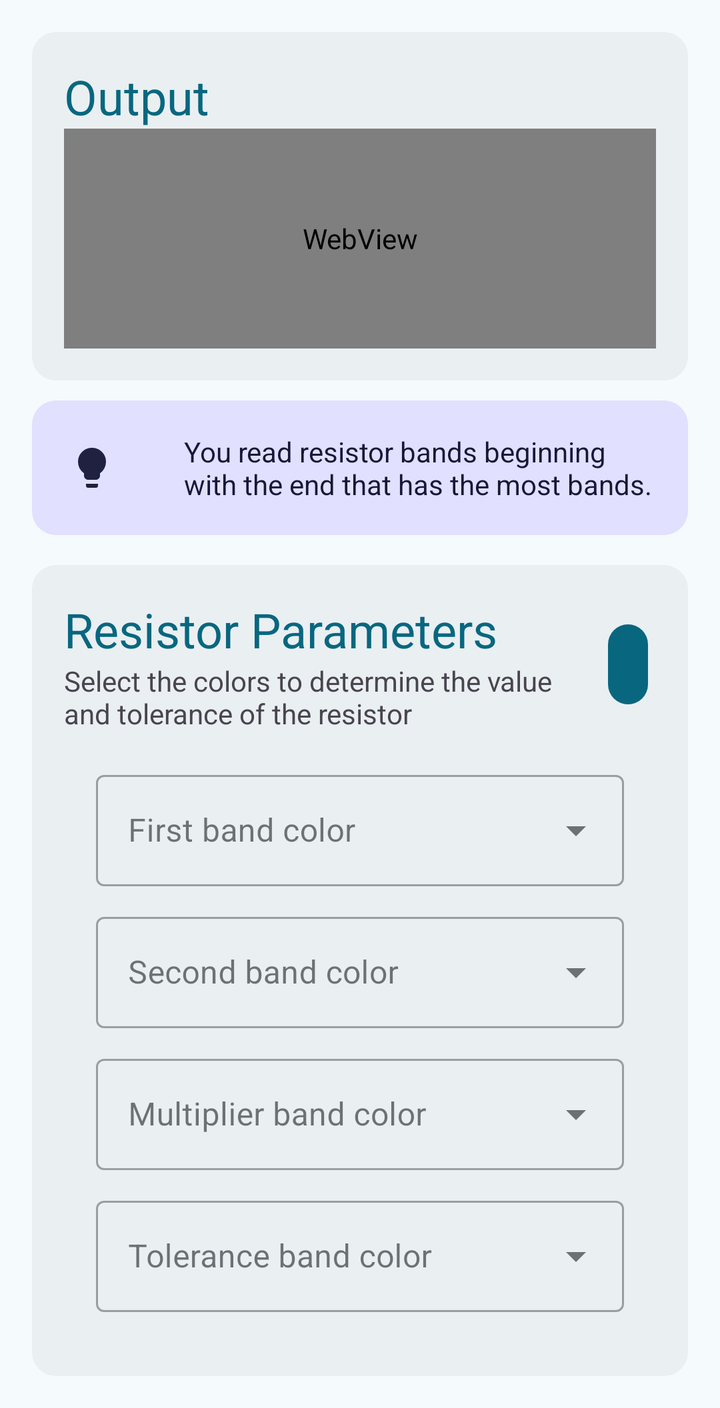
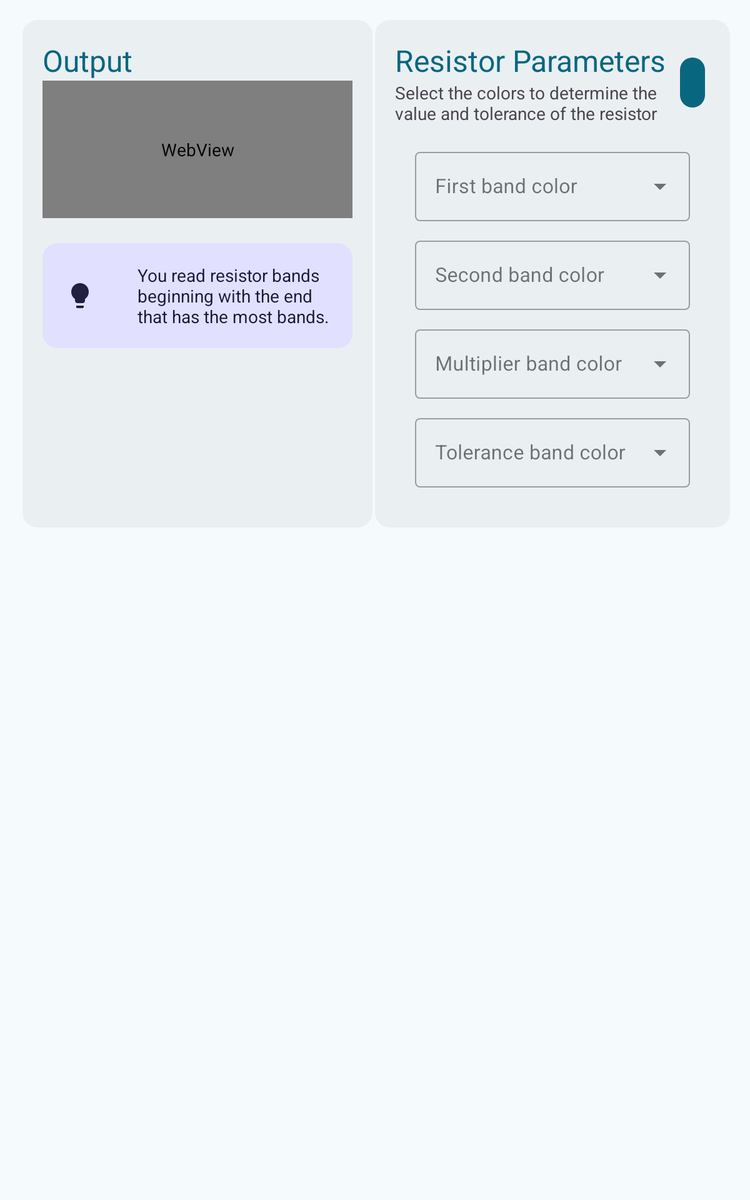

An Android layout and its configuration variant, each rendered on a device that would load it. The default file and the variant file are quoted in full after the pictures.
<!-- AndroidManifest.xml: application theme Theme.Resistorcolorcode -->
<!-- res/layout/fragment_four_bands.xml -->
<?xml version="1.0" encoding="utf-8"?>
<androidx.core.widget.NestedScrollView xmlns:android="http://schemas.android.com/apk/res/android"
    xmlns:app="http://schemas.android.com/apk/res-auto"
    xmlns:tools="http://schemas.android.com/tools"
    android:id="@+id/NestedScrollView"
    android:layout_width="match_parent"
    android:layout_height="match_parent"
    tools:context="com.rad.app.FragmentFourBand">

    <androidx.constraintlayout.widget.ConstraintLayout
        android:layout_width="match_parent"
        android:layout_height="match_parent"
        android:padding="16dp">

        <com.google.android.material.card.MaterialCardView
            android:id="@+id/CardView4BandResistor"
            android:layout_width="match_parent"
            android:layout_height="wrap_content"
            app:cardBackgroundColor="@color/md_theme_surfaceContainer"
            app:layout_constraintEnd_toEndOf="parent"
            app:layout_constraintStart_toStartOf="parent"
            app:layout_constraintTop_toTopOf="parent"
            app:strokeColor="@color/md_theme_surfaceContainer">

            <LinearLayout
                android:id="@+id/LinearLayoutContainer"
                android:layout_width="match_parent"
                android:layout_height="match_parent"
                android:orientation="vertical"
                android:padding="16dp">

                <TextView
                    android:id="@+id/TextViewOutput"
                    android:layout_width="match_parent"
                    android:layout_height="wrap_content"
                    android:text="@string/output_title"
                    android:textColor="@color/md_theme_primary"
                    android:textSize="24sp" />

                <WebView
                    android:id="@+id/WebView4BandsResistor"
                    android:layout_width="match_parent"
                    android:layout_height="110dp"
                    android:background="@android:color/transparent"
                    android:transitionName="shared_view" />

                <TextView
                    android:id="@+id/TextViewResult"
                    android:layout_width="match_parent"
                    android:layout_height="wrap_content"
                    android:gravity="center"
                    android:textSize="20sp"
                    android:visibility="gone"
                    tools:visibility="gone" />

            </LinearLayout>
        </com.google.android.material.card.MaterialCardView>

        <com.google.android.material.card.MaterialCardView
            android:id="@+id/CardViewTip"
            android:layout_width="match_parent"
            android:layout_height="match_parent"
            android:layout_marginTop="10dp"
            android:orientation="horizontal"
            app:cardBackgroundColor="@color/md_theme_tertiaryContainer"
            app:layout_constraintEnd_toEndOf="parent"
            app:layout_constraintStart_toStartOf="parent"
            app:layout_constraintTop_toBottomOf="@+id/CardView4BandResistor"
            app:strokeColor="@color/md_theme_tertiaryContainer">

            <LinearLayout
                android:layout_width="match_parent"
                android:layout_height="match_parent"
                android:orientation="horizontal"
                app:layout_constraintBottom_toTopOf="@+id/materialCardView"
                tools:layout_editor_absoluteX="16dp">

                <com.google.android.material.imageview.ShapeableImageView
                    android:layout_width="60dp"
                    android:layout_height="match_parent"
                    android:layout_gravity="start"
                    android:scaleType="centerInside"
                    android:src="@drawable/drawable_lightbulb"
                    android:tint="@color/md_theme_onTertiaryContainer">

                </com.google.android.material.imageview.ShapeableImageView>

                <com.google.android.material.textview.MaterialTextView
                    android:id="@+id/TextViewTip"
                    android:layout_width="wrap_content"
                    android:layout_height="match_parent"
                    android:layout_gravity="end"
                    android:padding="16dp"
                    android:text="@string/tip_resistor_reading"
                    android:textColor="@color/md_theme_onTertiaryContainer"
                    android:textSize="14sp">

                </com.google.android.material.textview.MaterialTextView>
            </LinearLayout>
        </com.google.android.material.card.MaterialCardView>

        <com.google.android.material.card.MaterialCardView
            android:id="@+id/CardViewResistorParameters"
            android:layout_width="match_parent"
            android:layout_height="wrap_content"
            android:layout_marginTop="15dp"
            app:cardBackgroundColor="@color/md_theme_surfaceContainer"
            app:layout_constraintBottom_toBottomOf="parent"
            app:layout_constraintEnd_toEndOf="parent"
            app:layout_constraintStart_toStartOf="parent"
            app:layout_constraintTop_toBottomOf="@+id/CardViewTip"
            app:strokeColor="@color/md_theme_surfaceContainer">

            <LinearLayout
                android:layout_width="match_parent"
                android:layout_height="match_parent"
                android:orientation="vertical"
                android:padding="16dp">

                <LinearLayout
                    android:layout_width="match_parent"
                    android:layout_height="match_parent"
                    android:gravity="center"
                    android:orientation="horizontal">

                    <LinearLayout
                        android:layout_width="0dp"
                        android:layout_height="wrap_content"
                        android:layout_weight="1"
                        android:orientation="vertical">

                        <TextView
                            android:id="@+id/TextViewResistorParametersTitle"
                            android:layout_width="match_parent"
                            android:layout_height="wrap_content"
                            android:text="@string/resistor_parameters_title"
                            android:textColor="@color/md_theme_primary"
                            android:textSize="24sp" />

                        <TextView
                            android:id="@+id/TextViewResistorParametersSubTitle"
                            android:layout_width="match_parent"
                            android:layout_height="wrap_content"
                            android:text="@string/resistor_parameters_subtitle" />
                    </LinearLayout>

                    <Button
                        style="?attr/materialIconButtonFilledStyle"
                        android:id="@+id/ButtonReset"
                        android:contentDescription="@string/button_reset_description"
                        android:layout_width="wrap_content"
                        android:layout_height="wrap_content"
                        app:icon="@drawable/drawable_reset" />

                </LinearLayout>

                <LinearLayout
                    android:layout_width="match_parent"
                    android:layout_height="match_parent"
                    android:orientation="vertical"
                    android:padding="16dp">

                    <com.google.android.material.textfield.TextInputLayout
                        style="@style/Widget.MaterialComponents.TextInputLayout.OutlinedBox.ExposedDropdownMenu"
                        android:layout_width="match_parent"
                        android:layout_height="wrap_content"
                        android:hint="@string/first_band_hint">

                        <AutoCompleteTextView
                            android:id="@+id/DropdownFirstBand"
                            android:layout_width="match_parent"
                            android:layout_height="wrap_content"
                            android:inputType="none"
                            android:tag="firstBand"
                            tools:ignore="LabelFor,SpeakableTextPresentCheck" />

                    </com.google.android.material.textfield.TextInputLayout>

                    <com.google.android.material.textfield.TextInputLayout
                        style="@style/Widget.MaterialComponents.TextInputLayout.OutlinedBox.ExposedDropdownMenu"
                        android:layout_width="match_parent"
                        android:layout_height="wrap_content"
                        android:layout_marginTop="10dp"
                        android:hint="@string/second_band_hint">

                        <AutoCompleteTextView
                            android:id="@+id/DropdownSecondBand"
                            android:layout_width="match_parent"
                            android:layout_height="wrap_content"
                            android:inputType="none"
                            android:tag="secondBand"
                            tools:ignore="LabelFor,SpeakableTextPresentCheck" />

                    </com.google.android.material.textfield.TextInputLayout>

                    <com.google.android.material.textfield.TextInputLayout
                        style="@style/Widget.MaterialComponents.TextInputLayout.OutlinedBox.ExposedDropdownMenu"
                        android:layout_width="match_parent"
                        android:layout_height="wrap_content"
                        android:layout_marginTop="10dp"
                        android:hint="@string/multiplier_band_hint">

                        <AutoCompleteTextView
                            android:id="@+id/DropdownMultiplierBand"
                            android:layout_width="match_parent"
                            android:layout_height="wrap_content"
                            android:inputType="none"
                            android:tag="multiplierBand"
                            tools:ignore="LabelFor,SpeakableTextPresentCheck" />

                    </com.google.android.material.textfield.TextInputLayout>

                    <com.google.android.material.textfield.TextInputLayout
                        style="@style/Widget.MaterialComponents.TextInputLayout.OutlinedBox.ExposedDropdownMenu"
                        android:layout_width="match_parent"
                        android:layout_height="wrap_content"
                        android:layout_marginTop="10dp"
                        android:hint="@string/tolerance_band_hint">

                        <AutoCompleteTextView
                            android:id="@+id/DropdownToleranceBand"
                            android:layout_width="match_parent"
                            android:layout_height="wrap_content"
                            android:inputType="none"
                            android:tag="toleranceBand"
                            tools:ignore="LabelFor,SpeakableTextPresentCheck" />

                    </com.google.android.material.textfield.TextInputLayout>

                </LinearLayout>
            </LinearLayout>


        </com.google.android.material.card.MaterialCardView>


    </androidx.constraintlayout.widget.ConstraintLayout>
</androidx.core.widget.NestedScrollView>
<!-- resources referenced by this layout -->
<resources>
  <color name="md_theme_onTertiaryContainer">#171837</color>
  <color name="md_theme_primary">#08677F</color>
  <color name="md_theme_surfaceContainer">#EAEFF2</color>
  <color name="md_theme_tertiaryContainer">#E1E0FF</color>
  <string name="button_reset_description">Reset all fields</string>
  <string name="first_band_hint">First band color</string>
  <string name="multiplier_band_hint">Multiplier band color</string>
  <string name="output_title">Output</string>
  <string name="resistor_parameters_subtitle">Select the colors to determine the value and tolerance of the resistor</string>
  <string name="resistor_parameters_title">Resistor Parameters</string>
  <string name="second_band_hint">Second band color</string>
  <string name="tip_resistor_reading">You read resistor bands beginning with the end that has the most bands.</string>
  <string name="tolerance_band_hint">Tolerance band color</string>
  <!-- from res/values-v23/ -->
  <style name="Theme.Resistorcolorcode" parent="Base.Theme.Resistorcolorcode">
          
          <item name="android:navigationBarColor">@android:color/transparent</item>
          <item name="android:statusBarColor">@android:color/transparent</item>
          <item name="android:windowLightStatusBar">?attr/isLightTheme</item>
      </style>
  <color name="md_theme_onPrimary">#FFFFFF</color>
  <color name="md_theme_primaryContainer">#B8EAFF</color>
  <color name="md_theme_onPrimaryContainer">#001F28</color>
  <color name="md_theme_secondary">#4C626B</color>
  <color name="md_theme_onSecondary">#FFFFFF</color>
  <color name="md_theme_secondaryContainer">#CFE6F1</color>
  <color name="md_theme_onSecondaryContainer">#071E26</color>
  <color name="md_theme_tertiary">#5A5B7E</color>
  <color name="md_theme_onTertiary">#FFFFFF</color>
  <color name="md_theme_error">#BA1A1A</color>
  <color name="md_theme_onError">#FFFFFF</color>
  <color name="md_theme_errorContainer">#FFDAD6</color>
  <color name="md_theme_onErrorContainer">#410002</color>
  <color name="md_theme_background">#F5FAFD</color>
  <color name="md_theme_onBackground">#171C1F</color>
  <color name="md_theme_surface">#F5FAFD</color>
  <color name="md_theme_onSurface">#171C1F</color>
  <color name="md_theme_surfaceVariant">#DBE4E8</color>
  <color name="md_theme_onSurfaceVariant">#40484C</color>
  <color name="md_theme_outline">#70787C</color>
  <color name="md_theme_outlineVariant">#BFC8CC</color>
  <color name="md_theme_inverseSurface">#2C3134</color>
  <color name="md_theme_inverseOnSurface">#EDF1F4</color>
  <color name="md_theme_inversePrimary">#88D1EC</color>
  <color name="md_theme_primaryFixed">#B8EAFF</color>
  <color name="md_theme_onPrimaryFixed">#001F28</color>
  <color name="md_theme_primaryFixedDim">#88D1EC</color>
  <color name="md_theme_onPrimaryFixedVariant">#004D61</color>
  <color name="md_theme_secondaryFixed">#CFE6F1</color>
  <color name="md_theme_onSecondaryFixed">#071E26</color>
  <color name="md_theme_secondaryFixedDim">#B3CAD4</color>
  <color name="md_theme_onSecondaryFixedVariant">#344A52</color>
  <color name="md_theme_tertiaryFixed">#E1E0FF</color>
  <color name="md_theme_onTertiaryFixed">#171837</color>
  <color name="md_theme_tertiaryFixedDim">#C3C3EB</color>
  <color name="md_theme_onTertiaryFixedVariant">#434465</color>
  <color name="md_theme_surfaceDim">#D6DBDE</color>
  <color name="md_theme_surfaceBright">#F5FAFD</color>
  <color name="md_theme_surfaceContainerLowest">#FFFFFF</color>
  <color name="md_theme_surfaceContainerLow">#F0F4F7</color>
  <color name="md_theme_surfaceContainerHigh">#E4E9EC</color>
  <color name="md_theme_surfaceContainerHighest">#DEE3E6</color>
</resources>
<!-- res/layout-sw600dp/fragment_four_bands.xml (the repository's variant of the layout above) -->
<!-- drawn on a 7-inch tablet held upright -->
<?xml version="1.0" encoding="utf-8"?>
<androidx.core.widget.NestedScrollView xmlns:android="http://schemas.android.com/apk/res/android"
    xmlns:app="http://schemas.android.com/apk/res-auto"
    xmlns:tools="http://schemas.android.com/tools"
    android:id="@+id/NestedScrollView"
    android:layout_width="match_parent"
    android:layout_height="match_parent"
    android:descendantFocusability="afterDescendants"
    android:isScrollContainer="false"
    android:overScrollMode="never"
    tools:context="com.rad.app.FragmentFourBand">

    <androidx.constraintlayout.widget.ConstraintLayout
        android:layout_width="match_parent"
        android:layout_height="match_parent"
        android:padding="16dp">

        <LinearLayout
            android:layout_width="0dp"
            android:layout_height="wrap_content"
            android:orientation="horizontal"
            app:layout_constraintBottom_toBottomOf="parent"
            app:layout_constraintEnd_toEndOf="parent"
            app:layout_constraintStart_toStartOf="parent"
            app:layout_constraintTop_toTopOf="parent"
            app:layout_constraintVertical_bias="0.5">

            <com.google.android.material.card.MaterialCardView
                android:id="@+id/CardView4BandResistor"
                android:layout_width="match_parent"
                android:layout_height="match_parent"
                android:layout_marginLeft="2dp"
                android:layout_marginRight="2dp"
                android:layout_weight="1"
                app:cardBackgroundColor="@color/md_theme_surfaceContainer"
                app:layout_constraintEnd_toEndOf="parent"
                app:layout_constraintStart_toStartOf="parent"
                app:layout_constraintTop_toTopOf="parent"
                app:strokeColor="@color/md_theme_surfaceContainer">

                <LinearLayout
                    android:id="@+id/LinearLayoutContainer"
                    android:layout_width="match_parent"
                    android:layout_height="match_parent"
                    android:orientation="vertical"
                    android:padding="16dp">

                    <TextView
                        android:id="@+id/TextViewOutput"
                        android:layout_width="match_parent"
                        android:layout_height="wrap_content"
                        android:text="@string/output_title"
                        android:textColor="@color/md_theme_primary"
                        android:textSize="24sp" />

                    <WebView
                        android:id="@+id/WebView4BandsResistor"
                        android:layout_width="match_parent"
                        android:layout_height="110dp"
                        android:background="@android:color/transparent"
                        android:transitionName="shared_view" />

                    <TextView
                        android:id="@+id/TextViewResult"
                        android:layout_width="match_parent"
                        android:layout_height="wrap_content"
                        android:gravity="center"
                        android:textSize="20sp"
                        android:visibility="gone"
                        tools:visibility="gone" />

                    <com.google.android.material.card.MaterialCardView
                        android:id="@+id/CardViewTip"
                        android:layout_width="match_parent"
                        android:layout_height="wrap_content"
                        android:layout_marginTop="20dp"
                        android:orientation="horizontal"
                        app:cardBackgroundColor="@color/md_theme_tertiaryContainer"
                        app:layout_constraintEnd_toEndOf="parent"
                        app:layout_constraintStart_toStartOf="parent"
                        app:layout_constraintTop_toBottomOf="@+id/CardView4BandResistor"
                        app:strokeColor="@color/md_theme_tertiaryContainer">

                        <LinearLayout
                            android:layout_width="match_parent"
                            android:layout_height="match_parent"
                            android:orientation="horizontal"
                            app:layout_constraintBottom_toTopOf="@+id/materialCardView"
                            tools:layout_editor_absoluteX="16dp">

                            <com.google.android.material.imageview.ShapeableImageView
                                android:layout_width="60dp"
                                android:layout_height="match_parent"
                                android:layout_gravity="start"
                                android:scaleType="centerInside"
                                android:src="@drawable/drawable_lightbulb"
                                android:tint="@color/md_theme_onTertiaryContainer">

                            </com.google.android.material.imageview.ShapeableImageView>

                            <com.google.android.material.textview.MaterialTextView
                                android:id="@+id/TextViewTip"
                                android:layout_width="wrap_content"
                                android:layout_height="match_parent"
                                android:layout_gravity="end"
                                android:padding="16dp"
                                android:text="@string/tip_resistor_reading"
                                android:textColor="@color/md_theme_onTertiaryContainer"
                                android:textSize="14sp">

                            </com.google.android.material.textview.MaterialTextView>
                        </LinearLayout>
                    </com.google.android.material.card.MaterialCardView>

                </LinearLayout>
            </com.google.android.material.card.MaterialCardView>

            <LinearLayout
                android:layout_width="match_parent"
                android:layout_height="match_parent"
                android:layout_weight="1"
                android:orientation="vertical">

                <com.google.android.material.card.MaterialCardView
                    android:id="@+id/CardViewResistorParameters"
                    android:layout_width="match_parent"
                    android:layout_height="match_parent"
                    app:cardBackgroundColor="@color/md_theme_surfaceContainer"
                    app:layout_constraintBottom_toBottomOf="parent"
                    app:layout_constraintEnd_toEndOf="parent"
                    app:layout_constraintStart_toStartOf="parent"
                    app:layout_constraintTop_toBottomOf="@+id/CardViewTip"
                    app:strokeColor="@color/md_theme_surfaceContainer">

                    <LinearLayout
                        android:layout_width="match_parent"
                        android:layout_height="match_parent"
                        android:orientation="vertical"
                        android:padding="16dp">

                        <LinearLayout
                            android:layout_width="match_parent"
                            android:layout_height="wrap_content"
                            android:gravity="center"
                            android:orientation="horizontal">

                            <LinearLayout
                                android:layout_width="0dp"
                                android:layout_height="wrap_content"
                                android:layout_weight="1"
                                android:orientation="vertical">

                                <TextView
                                    android:id="@+id/TextViewResistorParametersTitle"
                                    android:layout_width="match_parent"
                                    android:layout_height="wrap_content"
                                    android:text="@string/resistor_parameters_title"
                                    android:textColor="@color/md_theme_primary"
                                    android:textSize="24sp" />

                                <TextView
                                    android:id="@+id/TextViewResistorParametersSubTitle"
                                    android:layout_width="match_parent"
                                    android:layout_height="wrap_content"
                                    android:text="@string/resistor_parameters_subtitle" />
                            </LinearLayout>

                            <Button
                                style="?attr/materialIconButtonFilledStyle"
                                android:id="@+id/ButtonReset"
                                android:contentDescription="@string/button_reset_description"
                                android:layout_width="wrap_content"
                                android:layout_height="wrap_content"
                                app:icon="@drawable/drawable_reset" />

                        </LinearLayout>

                        <LinearLayout
                            android:layout_width="match_parent"
                            android:layout_height="match_parent"
                            android:orientation="vertical"
                            android:padding="16dp">

                            <com.google.android.material.textfield.TextInputLayout
                                style="@style/Widget.MaterialComponents.TextInputLayout.OutlinedBox.ExposedDropdownMenu"
                                android:layout_width="match_parent"
                                android:layout_height="wrap_content"
                                android:hint="@string/first_band_hint">

                                <AutoCompleteTextView
                                    android:id="@+id/DropdownFirstBand"
                                    android:layout_width="match_parent"
                                    android:layout_height="wrap_content"
                                    android:inputType="none"
                                    android:tag="firstBand"
                                    tools:ignore="LabelFor,SpeakableTextPresentCheck" />

                            </com.google.android.material.textfield.TextInputLayout>

                            <com.google.android.material.textfield.TextInputLayout
                                style="@style/Widget.MaterialComponents.TextInputLayout.OutlinedBox.ExposedDropdownMenu"
                                android:layout_width="match_parent"
                                android:layout_height="wrap_content"
                                android:layout_marginTop="10dp"
                                android:hint="@string/second_band_hint">

                                <AutoCompleteTextView
                                    android:id="@+id/DropdownSecondBand"
                                    android:layout_width="match_parent"
                                    android:layout_height="wrap_content"
                                    android:inputType="none"
                                    android:tag="secondBand"
                                    tools:ignore="LabelFor,SpeakableTextPresentCheck" />

                            </com.google.android.material.textfield.TextInputLayout>

                            <com.google.android.material.textfield.TextInputLayout
                                style="@style/Widget.MaterialComponents.TextInputLayout.OutlinedBox.ExposedDropdownMenu"
                                android:layout_width="match_parent"
                                android:layout_height="wrap_content"
                                android:layout_marginTop="10dp"
                                android:hint="@string/multiplier_band_hint">

                                <AutoCompleteTextView
                                    android:id="@+id/DropdownMultiplierBand"
                                    android:layout_width="match_parent"
                                    android:layout_height="wrap_content"
                                    android:inputType="none"
                                    android:tag="multiplierBand"
                                    tools:ignore="LabelFor,SpeakableTextPresentCheck" />

                            </com.google.android.material.textfield.TextInputLayout>

                            <com.google.android.material.textfield.TextInputLayout
                                style="@style/Widget.MaterialComponents.TextInputLayout.OutlinedBox.ExposedDropdownMenu"
                                android:layout_width="match_parent"
                                android:layout_height="wrap_content"
                                android:layout_marginTop="10dp"
                                android:hint="@string/tolerance_band_hint">

                                <AutoCompleteTextView
                                    android:id="@+id/DropdownToleranceBand"
                                    android:layout_width="match_parent"
                                    android:layout_height="wrap_content"
                                    android:inputType="none"
                                    android:tag="toleranceBand"
                                    tools:ignore="LabelFor,SpeakableTextPresentCheck" />

                            </com.google.android.material.textfield.TextInputLayout>

                        </LinearLayout>
                    </LinearLayout>


                </com.google.android.material.card.MaterialCardView>

            </LinearLayout>


        </LinearLayout>

    </androidx.constraintlayout.widget.ConstraintLayout>
</androidx.core.widget.NestedScrollView>
